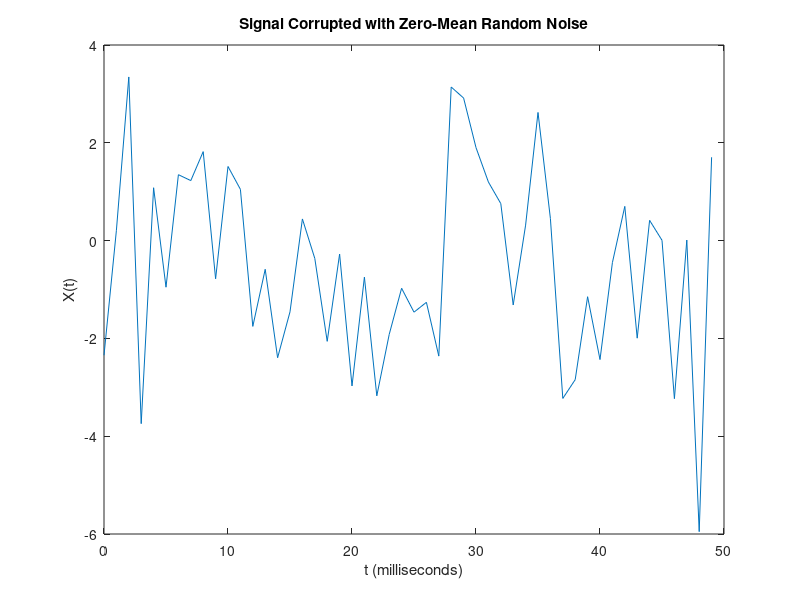
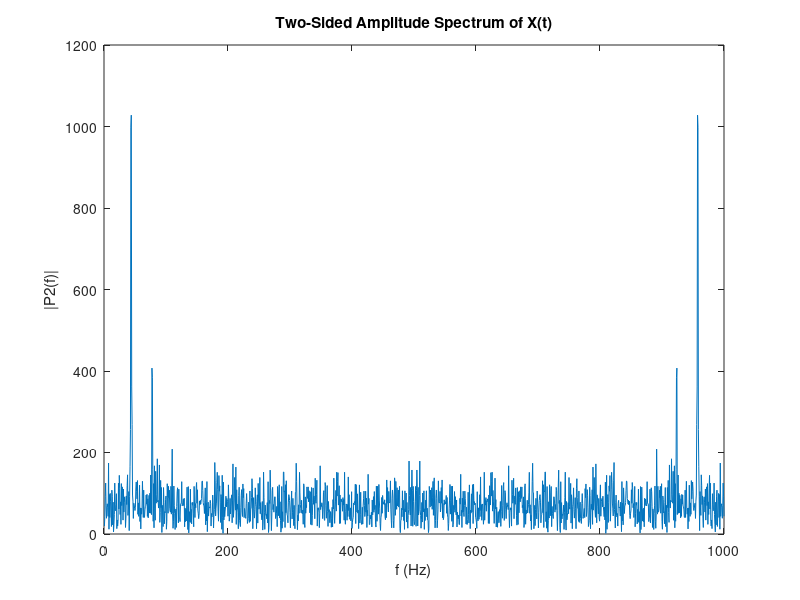
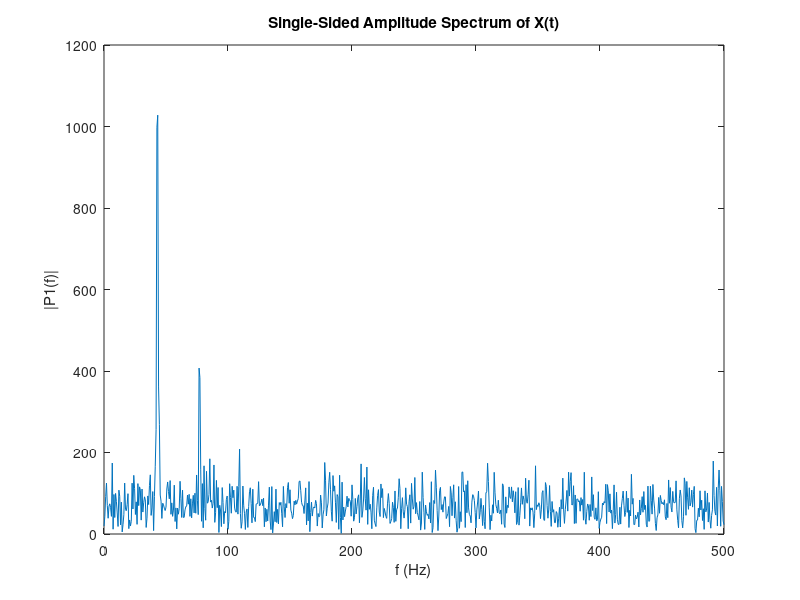

Write the MATLAB code that produced these figures, in order.
Fs = 1000;            % Sampling frequency                    
T = 1/Fs;             % Sampling period       
L = 1500;             % Length of signal
t = (0:L-1)*T;        % Time vector

% TODO: Form a signal containing a 77 Hz sinusoid of amplitude 0.7 and a 43Hz sinusoid of amplitude 2.
S = 0.7 * sin(2*pi*77*t) + 2 * sin(2*pi*43*t);

% Corrupt the signal with noise 
X = S + 2*randn(size(t));

% Plot the noisy signal in the time domain. It is difficult to identify the frequency components by looking at the signal X(t). 
figure(1)
plot(1000*t(1:50) ,X(1:50))
title('Signal Corrupted with Zero-Mean Random Noise')
xlabel('t (milliseconds)')
ylabel('X(t)')

% TODO : Compute the Fourier transform of the signal. 
Xfft = fft(X);


% TODO : Compute the two-sided spectrum P2. Then compute the single-sided spectrum P1 based on P2 and the even-valued signal length L.
P2 = abs(Xfft);
L = length(P2);
f = Fs*(1:(L))/L;
figure(2)
plot(f,P2) 
title('Two-Sided Amplitude Spectrum of X(t)')
xlabel('f (Hz)')
ylabel('|P2(f)|')

P1 = P2(1:L/2+1);

% Plotting
figure(3)
f = Fs*(0:(L/2))/L;
plot(f,P1) 
title('Single-Sided Amplitude Spectrum of X(t)')
xlabel('f (Hz)')
ylabel('|P1(f)|')
